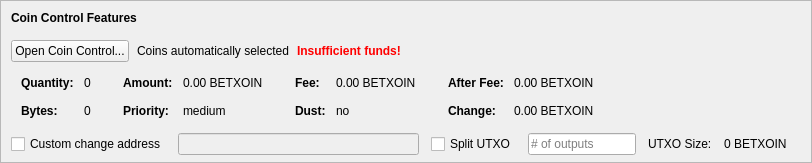
    <widget class="QFrame" name="frameCoinControl">
     <property name="sizePolicy">
      <sizepolicy hsizetype="Expanding" vsizetype="Expanding">
       <horstretch>0</horstretch>
       <verstretch>0</verstretch>
      </sizepolicy>
     </property>
     <property name="maximumSize">
      <size>
       <width>16777215</width>
       <height>16777215</height>
      </size>
     </property>
     <property name="frameShape">
      <enum>QFrame::StyledPanel</enum>
     </property>
     <property name="frameShadow">
      <enum>QFrame::Sunken</enum>
     </property>
     <layout class="QVBoxLayout" name="verticalLayoutCoinControl2">
      <property name="spacing">
       <number>0</number>
      </property>
      <property name="leftMargin">
       <number>0</number>
      </property>
      <property name="topMargin">
       <number>0</number>
      </property>
      <property name="rightMargin">
       <number>0</number>
      </property>
      <property name="bottomMargin">
       <number>6</number>
      </property>
      <item>
       <layout class="QVBoxLayout" name="verticalLayoutCoinControl" stretch="0,0,0,0,1">
        <property name="spacing">
         <number>0</number>
        </property>
        <property name="leftMargin">
         <number>10</number>
        </property>
        <property name="topMargin">
         <number>10</number>
        </property>
        <item>
         <layout class="QHBoxLayout" name="horizontalLayoutCoinControl1">
          <property name="bottomMargin">
           <number>15</number>
          </property>
          <item>
           <widget class="QLabel" name="labelCoinControlFeatures">
            <property name="sizePolicy">
             <sizepolicy hsizetype="Preferred" vsizetype="Maximum">
              <horstretch>0</horstretch>
              <verstretch>0</verstretch>
             </sizepolicy>
            </property>
            <property name="font">
             <font>
              <weight>75</weight>
              <bold>true</bold>
             </font>
            </property>
            <property name="styleSheet">
             <string notr="true">font-weight:bold;</string>
            </property>
            <property name="text">
             <string>Coin Control Features</string>
            </property>
           </widget>
          </item>
         </layout>
        </item>
        <item>
         <layout class="QHBoxLayout" name="horizontalLayoutCoinControl2" stretch="0,0,0,0">
          <property name="spacing">
           <number>8</number>
          </property>
          <property name="bottomMargin">
           <number>10</number>
          </property>
          <item>
           <widget class="QPushButton" name="pushButtonCoinControl">
            <property name="styleSheet">
             <string notr="true"/>
            </property>
            <property name="text">
             <string>Open Coin Control...</string>
            </property>
            <property name="autoDefault">
             <bool>false</bool>
            </property>
           </widget>
          </item>
          <item>
           <widget class="QLabel" name="labelCoinControlAutomaticallySelected">
            <property name="text">
             <string>Coins automatically selected</string>
            </property>
            <property name="margin">
             <number>5</number>
            </property>
           </widget>
          </item>
          <item>
           <widget class="QLabel" name="labelCoinControlInsuffFunds">
            <property name="font">
             <font>
              <weight>75</weight>
              <bold>true</bold>
             </font>
            </property>
            <property name="styleSheet">
             <string notr="true">color:red;font-weight:bold;</string>
            </property>
            <property name="text">
             <string>Insufficient funds!</string>
            </property>
            <property name="margin">
             <number>5</number>
            </property>
           </widget>
          </item>
          <item>
           <spacer name="horizontalSpacerCoinControl">
            <property name="orientation">
             <enum>Qt::Horizontal</enum>
            </property>
            <property name="sizeHint" stdset="0">
             <size>
              <width>40</width>
              <height>1</height>
             </size>
            </property>
           </spacer>
          </item>
         </layout>
        </item>
        <item>
         <widget class="QWidget" name="widgetCoinControl" native="true">
          <property name="sizePolicy">
           <sizepolicy hsizetype="Preferred" vsizetype="Preferred">
            <horstretch>0</horstretch>
            <verstretch>0</verstretch>
           </sizepolicy>
          </property>
          <property name="minimumSize">
           <size>
            <width>0</width>
            <height>0</height>
           </size>
          </property>
          <property name="styleSheet">
           <string notr="true"/>
          </property>
          <layout class="QHBoxLayout" name="horizontalLayoutCoinControl5">
           <property name="leftMargin">
            <number>0</number>
           </property>
           <property name="topMargin">
            <number>0</number>
           </property>
           <property name="rightMargin">
            <number>0</number>
           </property>
           <property name="bottomMargin">
            <number>0</number>
           </property>
           <item>
            <layout class="QHBoxLayout" name="horizontalLayoutCoinControl3" stretch="0,0,0,1">
             <property name="spacing">
              <number>20</number>
             </property>
             <property name="topMargin">
              <number>0</number>
             </property>
             <property name="bottomMargin">
              <number>10</number>
             </property>
             <item>
              <layout class="QFormLayout" name="formLayoutCoinControl1">
               <property name="horizontalSpacing">
                <number>10</number>
               </property>
               <property name="verticalSpacing">
                <number>14</number>
               </property>
               <property name="leftMargin">
                <number>10</number>
               </property>
               <property name="topMargin">
                <number>4</number>
               </property>
               <property name="rightMargin">
                <number>6</number>
               </property>
               <item row="0" column="0">
                <widget class="QLabel" name="labelCoinControlQuantityText">
                 <property name="font">
                  <font>
                   <weight>75</weight>
                   <bold>true</bold>
                  </font>
                 </property>
                 <property name="text">
                  <string>Quantity:</string>
                 </property>
                 <property name="margin">
                  <number>0</number>
                 </property>
                </widget>
               </item>
               <item row="0" column="1">
                <widget class="QLabel" name="labelCoinControlQuantity">
                 <property name="cursor">
                  <cursorShape>IBeamCursor</cursorShape>
                 </property>
                 <property name="contextMenuPolicy">
                  <enum>Qt::ActionsContextMenu</enum>
                 </property>
                 <property name="text">
                  <string notr="true">0</string>
                 </property>
                 <property name="margin">
                  <number>0</number>
                 </property>
                 <property name="textInteractionFlags">
                  <set>Qt::LinksAccessibleByMouse|Qt::TextSelectableByKeyboard|Qt::TextSelectableByMouse</set>
                 </property>
                </widget>
               </item>
               <item row="1" column="0">
                <widget class="QLabel" name="labelCoinControlBytesText">
                 <property name="font">
                  <font>
                   <weight>75</weight>
                   <bold>true</bold>
                  </font>
                 </property>
                 <property name="text">
                  <string>Bytes:</string>
                 </property>
                </widget>
               </item>
               <item row="1" column="1">
                <widget class="QLabel" name="labelCoinControlBytes">
                 <property name="cursor">
                  <cursorShape>IBeamCursor</cursorShape>
                 </property>
                 <property name="contextMenuPolicy">
                  <enum>Qt::ActionsContextMenu</enum>
                 </property>
                 <property name="text">
                  <string notr="true">0</string>
                 </property>
                 <property name="textInteractionFlags">
                  <set>Qt::LinksAccessibleByMouse|Qt::TextSelectableByKeyboard|Qt::TextSelectableByMouse</set>
                 </property>
                </widget>
               </item>
              </layout>
             </item>
             <item>
              <layout class="QFormLayout" name="formLayoutCoinControl2">
               <property name="horizontalSpacing">
                <number>10</number>
               </property>
               <property name="verticalSpacing">
                <number>14</number>
               </property>
               <property name="leftMargin">
                <number>6</number>
               </property>
               <property name="topMargin">
                <number>4</number>
               </property>
               <property name="rightMargin">
                <number>6</number>
               </property>
               <item row="0" column="0">
                <widget class="QLabel" name="labelCoinControlAmountText">
                 <property name="font">
                  <font>
                   <weight>75</weight>
                   <bold>true</bold>
                  </font>
                 </property>
                 <property name="text">
                  <string>Amount:</string>
                 </property>
                 <property name="margin">
                  <number>0</number>
                 </property>
                </widget>
               </item>
               <item row="0" column="1">
                <widget class="QLabel" name="labelCoinControlAmount">
                 <property name="cursor">
                  <cursorShape>IBeamCursor</cursorShape>
                 </property>
                 <property name="contextMenuPolicy">
                  <enum>Qt::ActionsContextMenu</enum>
                 </property>
                 <property name="text">
                  <string notr="true">0.00 BETXOIN</string>
                 </property>
                 <property name="textInteractionFlags">
                  <set>Qt::LinksAccessibleByMouse|Qt::TextSelectableByKeyboard|Qt::TextSelectableByMouse</set>
                 </property>
                </widget>
               </item>
               <item row="1" column="0">
                <widget class="QLabel" name="labelCoinControlPriorityText">
                 <property name="font">
                  <font>
                   <weight>75</weight>
                   <bold>true</bold>
                  </font>
                 </property>
                 <property name="text">
                  <string>Priority:</string>
                 </property>
                </widget>
               </item>
               <item row="1" column="1">
                <widget class="QLabel" name="labelCoinControlPriority">
                 <property name="cursor">
                  <cursorShape>IBeamCursor</cursorShape>
                 </property>
                 <property name="contextMenuPolicy">
                  <enum>Qt::ActionsContextMenu</enum>
                 </property>
                 <property name="text">
                  <string>medium</string>
                 </property>
                 <property name="textInteractionFlags">
                  <set>Qt::LinksAccessibleByMouse|Qt::TextSelectableByKeyboard|Qt::TextSelectableByMouse</set>
                 </property>
                </widget>
               </item>
              </layout>
             </item>
             <item>
              <layout class="QFormLayout" name="formLayoutCoinControl3">
               <property name="horizontalSpacing">
                <number>10</number>
               </property>
               <property name="verticalSpacing">
                <number>14</number>
               </property>
               <property name="leftMargin">
                <number>6</number>
               </property>
               <property name="topMargin">
                <number>4</number>
               </property>
               <property name="rightMargin">
                <number>6</number>
               </property>
               <item row="0" column="0">
                <widget class="QLabel" name="labelCoinControlFeeText">
                 <property name="font">
                  <font>
                   <weight>75</weight>
                   <bold>true</bold>
                  </font>
                 </property>
                 <property name="text">
                  <string>Fee:</string>
                 </property>
                 <property name="margin">
                  <number>0</number>
                 </property>
                </widget>
               </item>
               <item row="0" column="1">
                <widget class="QLabel" name="labelCoinControlFee">
                 <property name="cursor">
                  <cursorShape>IBeamCursor</cursorShape>
                 </property>
                 <property name="contextMenuPolicy">
                  <enum>Qt::ActionsContextMenu</enum>
                 </property>
                 <property name="text">
                  <string notr="true">0.00 BETXOIN</string>
                 </property>
                 <property name="textInteractionFlags">
                  <set>Qt::LinksAccessibleByMouse|Qt::TextSelectableByKeyboard|Qt::TextSelectableByMouse</set>
                 </property>
                </widget>
               </item>
               <item row="1" column="0">
                <widget class="QLabel" name="labelCoinControlLowOutputText">
                 <property name="font">
                  <font>
                   <weight>75</weight>
                   <bold>true</bold>
                  </font>
                 </property>
                 <property name="text">
                  <string>Dust:</string>
                 </property>
                </widget>
               </item>
               <item row="1" column="1">
                <widget class="QLabel" name="labelCoinControlLowOutput">
                 <property name="cursor">
                  <cursorShape>IBeamCursor</cursorShape>
                 </property>
                 <property name="contextMenuPolicy">
                  <enum>Qt::ActionsContextMenu</enum>
                 </property>
                 <property name="text">
                  <string>no</string>
                 </property>
                 <property name="textInteractionFlags">
                  <set>Qt::LinksAccessibleByMouse|Qt::TextSelectableByKeyboard|Qt::TextSelectableByMouse</set>
                 </property>
                </widget>
               </item>
              </layout>
             </item>
             <item>
              <layout class="QFormLayout" name="formLayoutCoinControl4">
               <property name="horizontalSpacing">
                <number>10</number>
               </property>
               <property name="verticalSpacing">
                <number>14</number>
               </property>
               <property name="leftMargin">
                <number>6</number>
               </property>
               <property name="topMargin">
                <number>4</number>
               </property>
               <property name="rightMargin">
                <number>6</number>
               </property>
               <item row="0" column="0">
                <widget class="QLabel" name="labelCoinControlAfterFeeText">
                 <property name="font">
                  <font>
                   <weight>75</weight>
                   <bold>true</bold>
                  </font>
                 </property>
                 <property name="text">
                  <string>After Fee:</string>
                 </property>
                 <property name="margin">
                  <number>0</number>
                 </property>
                </widget>
               </item>
               <item row="0" column="1">
                <widget class="QLabel" name="labelCoinControlAfterFee">
                 <property name="cursor">
                  <cursorShape>IBeamCursor</cursorShape>
                 </property>
                 <property name="contextMenuPolicy">
                  <enum>Qt::ActionsContextMenu</enum>
                 </property>
                 <property name="text">
                  <string notr="true">0.00 BETXOIN</string>
                 </property>
                 <property name="textInteractionFlags">
                  <set>Qt::LinksAccessibleByMouse|Qt::TextSelectableByKeyboard|Qt::TextSelectableByMouse</set>
                 </property>
                </widget>
               </item>
               <item row="1" column="0">
                <widget class="QLabel" name="labelCoinControlChangeText">
                 <property name="font">
                  <font>
                   <weight>75</weight>
                   <bold>true</bold>
                  </font>
                 </property>
                 <property name="text">
                  <string>Change:</string>
                 </property>
                </widget>
               </item>
               <item row="1" column="1">
                <widget class="QLabel" name="labelCoinControlChange">
                 <property name="cursor">
                  <cursorShape>IBeamCursor</cursorShape>
                 </property>
                 <property name="contextMenuPolicy">
                  <enum>Qt::ActionsContextMenu</enum>
                 </property>
                 <property name="text">
                  <string notr="true">0.00 BETXOIN</string>
                 </property>
                 <property name="textInteractionFlags">
                  <set>Qt::LinksAccessibleByMouse|Qt::TextSelectableByKeyboard|Qt::TextSelectableByMouse</set>
                 </property>
                </widget>
               </item>
              </layout>
             </item>
            </layout>
           </item>
          </layout>
         </widget>
        </item>
        <item>
         <layout class="QHBoxLayout" name="horizontalLayoutCoinControl4" stretch="0,0,0,0,0,0,0">
          <property name="spacing">
           <number>12</number>
          </property>
          <property name="sizeConstraint">
           <enum>QLayout::SetDefaultConstraint</enum>
          </property>
          <property name="topMargin">
           <number>5</number>
          </property>
          <property name="rightMargin">
           <number>5</number>
          </property>
          <item>
           <widget class="QCheckBox" name="checkBoxCoinControlChange">
            <property name="toolTip">
             <string>If this is activated, but the change address is empty or invalid, change will be sent to a newly generated address.</string>
            </property>
            <property name="text">
             <string>Custom change address</string>
            </property>
           </widget>
          </item>
          <item>
           <widget class="QValidatedLineEdit" name="lineEditCoinControlChange">
            <property name="enabled">
             <bool>false</bool>
            </property>
            <property name="sizePolicy">
             <sizepolicy hsizetype="Expanding" vsizetype="Fixed">
              <horstretch>0</horstretch>
              <verstretch>0</verstretch>
             </sizepolicy>
            </property>
           </widget>
          </item>
          <item>
           <widget class="QCheckBox" name="splitBlockCheckBox">
            <property name="text">
             <string>Split UTXO</string>
            </property>
           </widget>
          </item>
          <item>
           <widget class="QLineEdit" name="splitBlockLineEdit">
            <property name="sizePolicy">
             <sizepolicy hsizetype="Fixed" vsizetype="Fixed">
              <horstretch>50</horstretch>
              <verstretch>0</verstretch>
             </sizepolicy>
            </property>
            <property name="placeholderText">
             <string># of outputs</string>
            </property>
           </widget>
          </item>
          <item>
           <widget class="QLabel" name="labelBlockSizeText">
            <property name="text">
             <string>UTXO Size:</string>
            </property>
           </widget>
          </item>
          <item>
           <widget class="QLabel" name="labelBlockSize">
            <property name="text">
             <string>0 BETXOIN</string>
            </property>
           </widget>
          </item>
          <item>
           <widget class="QLabel" name="labelCoinControlChangeLabel">
            <property name="sizePolicy">
             <sizepolicy hsizetype="Preferred" vsizetype="Expanding">
              <horstretch>0</horstretch>
              <verstretch>0</verstretch>
             </sizepolicy>
            </property>
            <property name="minimumSize">
             <size>
              <width>0</width>
              <height>0</height>
             </size>
            </property>
            <property name="text">
             <string/>
            </property>
            <property name="margin">
             <number>3</number>
            </property>
           </widget>
          </item>
         </layout>
        </item>
        <item>
         <spacer name="verticalSpacerCoinControl">
          <property name="orientation">
           <enum>Qt::Vertical</enum>
          </property>
          <property name="sizeHint" stdset="0">
           <size>
            <width>800</width>
            <height>1</height>
           </size>
          </property>
         </spacer>
        </item>
       </layout>
      </item>
     </layout>
    </widget>
